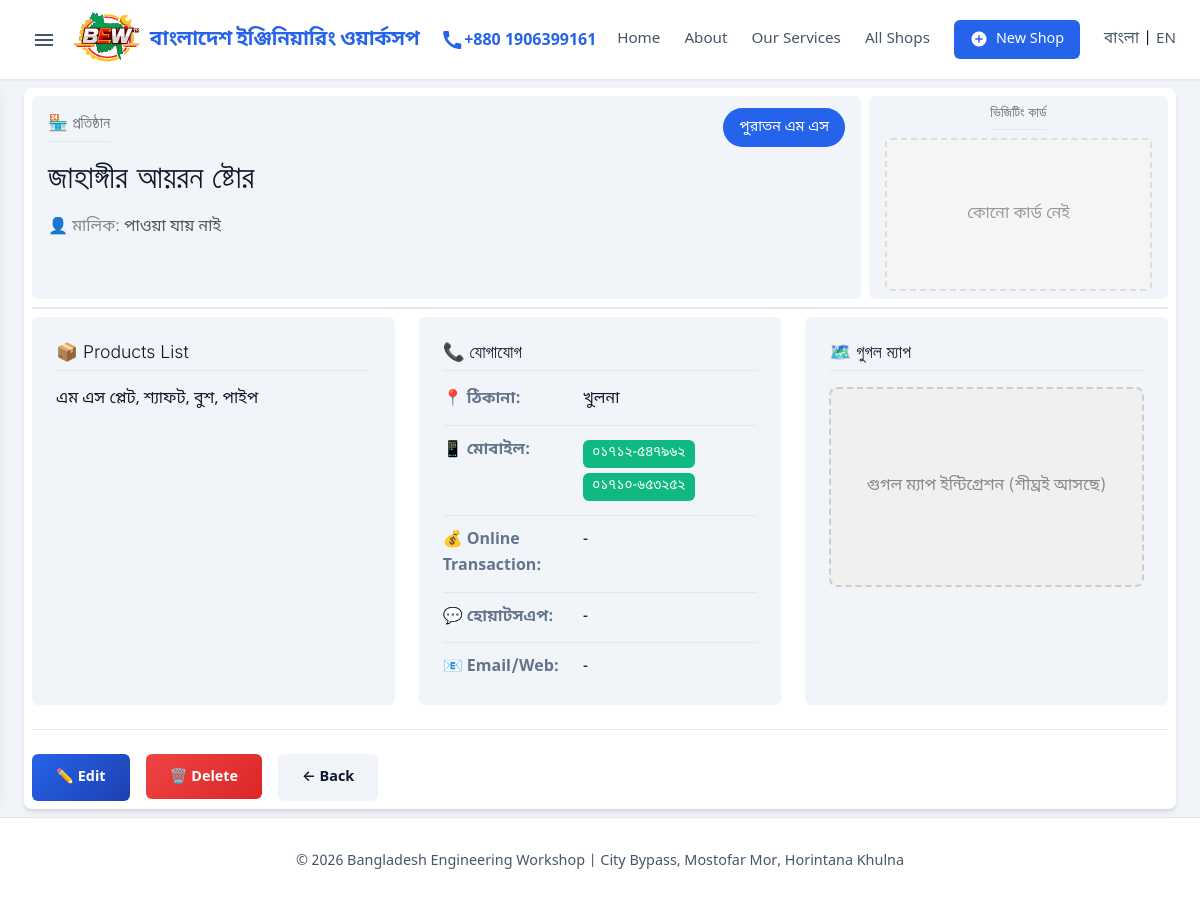
Page /shop/4 on the committed database.
### database.py (models this page shows)
class Category(db.Model):
    __tablename__ = 'categories'
    id = db.Column(db.Integer, primary_key=True)
    name = db.Column(db.String(10000), nullable=False)
    name_english = db.Column(db.String(10000))
    shops = db.relationship('Shop', backref='category', lazy=True)
    def to_dict(self):
        return {
            'id': self.id,
            'name': self.name,
            'name_english': self.name_english
        }

class Shop(db.Model):
    __tablename__ = 'shops'
    id = db.Column(db.Integer, primary_key=True)
    category_id = db.Column(db.Integer, db.ForeignKey('categories.id'))
    serial_no = db.Column(db.String(5000))
    name = db.Column(db.String(20000))
    proprietor = db.Column(db.String(10000))
    address = db.Column(db.Text)
    mobile = db.Column(db.String(10000))
    transaction_status = db.Column(db.String(10000))
    whatsapp = db.Column(db.String(5000))
    email_web = db.Column(db.String(10000))
    products = db.Column(db.Text)
    visiting_card = db.Column(db.String(5000))
    created_at = db.Column(db.DateTime, default=datetime.datetime.now)
    updated_at = db.Column(db.DateTime, default=datetime.datetime.now, onupdate=datetime.datetime.now)
    def to_dict(self):
        return {
            'id': self.id,
            'category_id': self.category_id,
            'category_name': self.category.name if self.category else '',
            'category_name_english': self.category.name_english if self.category else '',
            'serial_no': self.serial_no,
            'name': self.name,
            'proprietor': self.proprietor,
            'address': self.address,
            'mobile': self.mobile,
            'transaction_status': self.transaction_status,
            'whatsapp': self.whatsapp,
            'email_web': self.email_web,
            'products': self.products,
            'visiting_card': self.visiting_card,
            'created_at': self.created_at.isoformat() if self.created_at else None,
            'updated_at': self.updated_at.isoformat() if self.updated_at else None
        }

### app.py (the view)
@app.route('/shop/<int:shop_id>')
def shop_detail(shop_id):
    shop = db.get_shop_by_id(shop_id)
    if not shop:
        flash('দোকান খুঁজে পাওয়া যায়নি!', 'error')
        return redirect(url_for('index'))
    return render_template('shop_detail.html', shop=shop)

### app.py (called while the page is built, shortened)
def get_locale():
    if 'lang' in session:
        return session['lang']
    return request.accept_languages.best_match(['bn', 'en'])

@app.context_processor
def inject_categories():
    return dict(categories=db.get_all_categories())

@app.template_filter('parse_contact_info')
def parse_contact_info(value):
    if not value:
        return {'type': 'text', 'value': '-'}

### database.py (called while the page is built)
    def get_all_categories(self):
        cats = Category.query.order_by(Category.id).all()
        return [c.to_dict() for c in cats]

    def get_shop_by_id(self, shop_id):
        shop = Shop.query.get(shop_id)
        return shop.to_dict() if shop else None

### templates/shop_detail.html (shortened to what this page needs)
{% extends 'base.html' %}
{% block content %}
<section class="shop-detail">
    <div class="shop-detail-header"
        style="display: flex; justify-content: space-between; align-items: stretch; gap: 0.5rem; flex-wrap: wrap; margin-bottom: 0.5rem;">
        <div class="detail-card"
            style="flex: 1; min-width: 280px; display: flex; flex-direction: column; justify-content: flex-start; padding: 0.75rem 1rem;">
            <div style="display: flex; justify-content: space-between; align-items: center; margin-bottom: 0.5rem;">
                <h3 style="margin: 0; font-size: 16px; color: #666;">🏪 প্রতিষ্ঠান</h3>
                {% if shop.category_name %}
                <a href="{{ url_for('category_shops', category_id=shop.category_id) }}" class="category-badge large">
                    {{ shop.category_name }}
                </a>
                {% endif %}
            </div>
            <h1 style="margin: 0 0 1rem 0; font-size: 2.0rem;">{{ shop.name }}</h1>
            <div style="font-size: 1rem; color: #555;">
                <span style="color: #888;">👤 মালিক:</span> {{ shop.proprietor or 'পাওয়া যায় নাই' }}
            </div>
        </div>
        <div class="detail-card"
            style="flex-shrink: 0; min-width: 280px; display: flex; flex-direction: column; align-items: center; justify-content: flex-start; padding: 0.5rem 1rem;">
            <h3 style="margin: 0 0 0.5rem 0; font-size: 14px; color: #666;">ভিজিটিং কার্ড</h3>
            {% if shop.visiting_card %}
            <img src="/shop_img/{{ shop.visiting_card }}" alt="Visiting Card for {{ shop.name }}"
                style="width: 267px; height: 153px; object-fit: cover; border-radius: 6px; box-shadow: 0 2px 8px rgba(0,0,0,0.1); border: 1px solid #e0e0e0;">
            {% else %}
            <div
                style="width: 267px; height: 153px; background: #f5f5f5; border-radius: 6px; border: 2px dashed #ddd; display: flex; align-items: center; justify-content: center; color: #999;">
                কোনো কার্ড নেই
            </div>
            {% endif %}
        </div>
    </div>
    <div class="shop-detail-body">
        <div class="detail-grid">
            <div class="detail-card">
                <h3>📦 {{ _('Products List') }}</h3>
                <div class="products-content">
                    {{ shop.products or _('No products list available') }}
                </div>
            </div>
            <div class="detail-card">
                <h3>📞 যোগাযোগ</h3>
                <div class="detail-row">
                    <div class="detail-label">📍 ঠিকানা:</div>
                    <div class="detail-value">{{ shop.address or '-' }}</div>
                </div>
                <div class="detail-row">
                    <div class="detail-label">📱 মোবাইল:</div>
                    <div class="detail-value">
                        {% if shop.mobile %}
                        {% for num in shop.mobile.split() %}
                        <a href="tel:{{ num }}" class="phone-link">{{ num }}</a>
                        {% endfor %}
                        {% else %}
                        -
                        {% endif %}
                    </div>
                </div>
                <div class="detail-row">
                    <div class="detail-label">💰 {{ _('Online Transaction') }}:</div>
                    <div class="detail-value">{{ shop.transaction_status or '-' }}</div>
                </div>
                <div class="detail-row">
                    <div class="detail-label">💬 হোয়াটসএপ:</div>
                    <div class="detail-value">
                        {% if shop.whatsapp %}
                        <a href="https://wa.me/{{ shop.whatsapp.replace('-', '').replace(' ', '') }}" target="_blank"
                            class="whatsapp-link">
                            {{ shop.whatsapp }}
                        </a>
                        {% else %}
                        -
                        {% endif %}
                    </div>
                </div>
                <div class="detail-row">
                    <div class="detail-label">📧 {{ _('Email/Web') }}:</div>
                    <div class="detail-value">
                        {% set contact = shop.email_web | parse_contact_info %}
                        {% if contact.type == 'email' %}
                        <a href="mailto:{{ contact.value }}" class="email-link">{{ contact.value }}</a>
                        {% elif contact.type == 'web' %}
                        <a href="{{ contact.value if 'http' in contact.value else 'http://' + contact.value }}"
                            target="_blank" class="web-link">{{ contact.value }}</a>
                        {% else %}
                        {{ contact.value }}
                        {% endif %}
                    </div>
                </div>
            </div>
            <div class="detail-card">
                <h3>🗺️ গুগল ম্যাপ</h3>
                <div
                    style="width: 100%; height: 200px; background: #f0f0f0; border-radius: 8px; border: 2px dashed #ccc; display: flex; align-items: center; justify-content: center; color: #888; font-size: 1rem;">
                    গুগল ম্যাপ ইন্টিগ্রেশন (শীঘ্রই আসছে)
                </div>
            </div>
        </div>
    </div>
    <div class="shop-detail-actions">
        <a href="{{ url_for('edit_shop', shop_id=shop.id) }}" class="btn btn-primary">✏️ {{ _('Edit') }}</a>
        <form action="{{ url_for('delete_shop', shop_id=shop.id) }}" method="POST" class="delete-form"
            onsubmit="return checkDeletePassword();">
            <button type="submit" class="btn btn-danger">🗑️ {{ _('Delete') }}</button>
        </form>
        <a href="{{ url_for('index') }}" class="btn btn-secondary">← {{ _('Back') }}</a>
    </div>
</section>
{% endblock %}

### static/style.css (style rules this page uses)
:root { --primary: #2563eb; --primary-dark: #1e40af; --secondary: #64748b; --success: #10b981; --danger: #ef4444; --surface: #ffffff; --background: #f1f5f9; --text-main: #0f172a; --text-muted: #475569; --border: #e2e8f0; --dark: var(--text-main); --light: var(--background); --text-color: var(--text-main); --shadow-sm: 0 1px 2px 0 rgba(0, 0, 0, 0.05); --shadow: 0 4px 6px -1px rgba(0, 0, 0, 0.1), 0 2px 4px -1px rgba(0, 0, 0, 0.06); --shadow-lg: 0 10px 15px -3px rgba(0, 0, 0, 0.1); --radius: 8px; --radius-sm: 6px; --font-main: 'Noto Sans Bengali', system-ui, -apple-system, sans-serif; --font-inter: 'Inter', sans-serif; --transition: all 0.2s cubic-bezier(0.4, 0, 0.2, 1); }
* { margin: 0; padding: 0; box-sizing: border-box; }
body { font-family: var(--font-main); background-color: var(--background); color: var(--text-main); line-height: 1.6; min-height: 100vh; display: flex; flex-direction: column; }
h1, h2, h3, h4 { font-family: var(--font-inter); font-weight: 300; color: #333333; line-height: 1.2; }
h1 { font-size: 33px; line-height: 44px; margin-bottom: 1.5rem; }
h3 { font-size: 20px; margin-bottom: 1rem; }
.btn { display: inline-block; padding: 0.75rem 1.5rem; border-radius: var(--radius-sm); text-decoration: none; font-weight: 600; font-size: 0.9rem; transition: var(--transition); border: none; cursor: pointer; font-family: inherit; background: var(--primary); color: white; }
.btn-primary { background: linear-gradient(135deg, var(--primary), var(--primary-dark)); }
.btn-secondary { background: var(--light); color: var(--dark); }
.btn-danger { background: linear-gradient(135deg, var(--danger), #dc2626); }
.category-badge { background: var(--primary); color: white; padding: 0.25rem 0.75rem; border-radius: 50px; font-size: 0.75rem; text-decoration: none; white-space: nowrap; }
.category-badge.large { padding: 0.5rem 1rem; font-size: 0.9rem; }
.shop-detail { background: white; border-radius: var(--radius); padding: 0.5rem; margin: 0.5rem 0; box-shadow: var(--shadow); }
.shop-detail-header { display: flex; justify-content: space-between; align-items: center; flex-wrap: wrap; gap: 0.5rem; margin-bottom: 0.5rem; padding-bottom: 0.5rem; border-bottom: 2px solid var(--border); }
.shop-detail-header h1 { font-size: 2rem; color: var(--dark); }
.detail-grid { display: grid; grid-template-columns: repeat(auto-fit, minmax(300px, 1fr)); gap: 1.5rem; }
.detail-card { background: var(--light); border-radius: var(--radius-sm); padding: 1.5rem; }
.detail-card h3 { font-size: 1.1rem; color: var(--dark); margin-bottom: 1rem; padding-bottom: 0.5rem; border-bottom: 1px solid var(--border); }
.detail-row { display: flex; margin-bottom: 0.75rem; border-bottom: 1px solid var(--border); padding-bottom: 0.75rem; }
.detail-row:last-child { border-bottom: none; margin-bottom: 0; padding-bottom: 0; }
.detail-label { width: 140px; font-weight: 600; color: var(--secondary); flex-shrink: 0; }
.detail-value { flex: 1; color: var(--dark); font-weight: 500; }
.phone-link, .email-link, .web-link { display: inline-block; background: var(--success); color: white; padding: 0.2rem 0.6rem; border-radius: var(--radius-sm); text-decoration: none; margin: 0.15rem 0; font-size: 0.85rem; direction: ltr; }
.shop-detail-actions { display: flex; gap: 1rem; margin-top: 1.5rem; padding-top: 1.5rem; border-top: 1px solid var(--border); flex-wrap: wrap; }
.delete-form { display: inline; }

### rows in the picture
Category: category_name "পুরাতন এম এস"
Shop: name "জাহাঙ্গীর আয়রন ষ্টোর", products "এম এস প্লেট, শ্যাফট, বুশ, পাইপ", address "খুলনা"

### other values in the picture
{{ shop.proprietor or 'পাওয়া যায় নাই' }} "পাওয়া যায় নাই"
{{ num }} "০১৭১২-৫৪৭৯৬২" "০১৭১০-৬৫৩২৫২"
{{ shop.transaction_status or '-' }} "-"
{{ contact.value }} "-"
